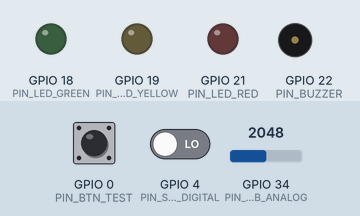
The sketch below on a simulated ESP32. Shown: output pins drawn as LEDs (lit = HIGH), buzzer (waves = sounding, pin HIGH). Inputs (shaded band) come from the test bench; at power-on: GPIO 34 (PIN_SENSOR_VIB_ANALOG) = 2048, GPIO 4 (PIN_SENSOR_VIB_DIGITAL) LOW, GPIO 0 (PIN_BTN_TEST) HIGH. WiFi joins after 1.5 s; servers stay silent unless stated; uploads are accepted with an empty reply; what the sketch prints to the serial monitor is not drawn.

Above: at 3.44 s.
4.0 s: GPIO 34 (PIN_SENSOR_VIB_ANALOG) set to 1269
7.5 s: GPIO 34 (PIN_SENSOR_VIB_ANALOG) set to 1175
At 9.8 s:
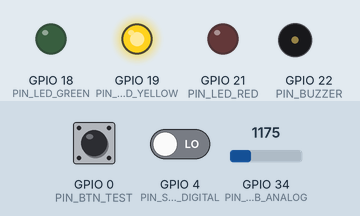
11.0 s: GPIO 4 (PIN_SENSOR_VIB_DIGITAL) driven HIGH
At 17.89 s:
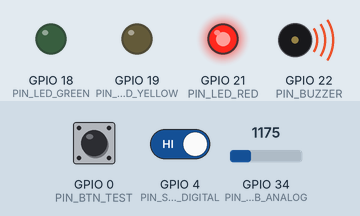
18.0 s: GPIO 4 (PIN_SENSOR_VIB_DIGITAL) driven LOW
At 20.4 s:
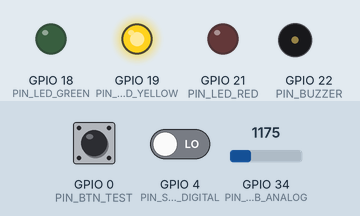
21.5 s: GPIO 34 (PIN_SENSOR_VIB_ANALOG) set to 436
24.2 s: GPIO 34 (PIN_SENSOR_VIB_ANALOG) set to 380
At 25.5 s:
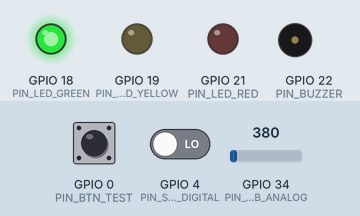
Timing chart, 0 to 27.1 s (numbered marks = the images above; inputs shaded):
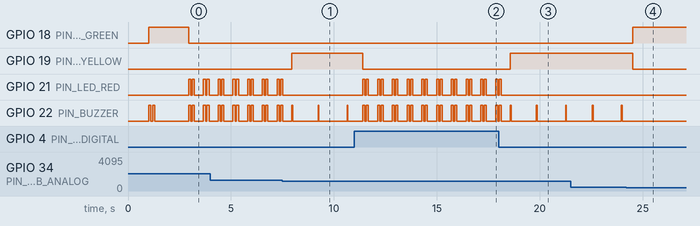

Measured:
- the behaviour switches between 1229 and 1228 on GPIO 34 (PIN_SENSOR_VIB_ANALOG) (found by bisection; images 0 and 1)
- the behaviour switches between 410 and 409 on GPIO 34 (PIN_SENSOR_VIB_ANALOG) (found by bisection; images 3 and 4)
- after the input at 7.5 s, GPIO 19 (PIN_LED_YELLOW): LOW → HIGH after 0.46 s; GPIO 21 (PIN_LED_RED): goes on until 7.5 s, then stays LOW
- after the input at 11.0 s, GPIO 19 (PIN_LED_YELLOW): HIGH → LOW after 0.40 s; GPIO 21 (PIN_LED_RED): LOW → HIGH after 0.40 s, then repeats every 0.72 s: LOW 0.07 s, HIGH 0.10 s, LOW 0.45 s, HIGH 0.10 s
- after the input at 18.0 s, GPIO 19 (PIN_LED_YELLOW): LOW → HIGH after 0.56 s; GPIO 21 (PIN_LED_RED): goes on until 18.1 s, then stays LOW
- after the input at 24.2 s, GPIO 18 (PIN_LED_GREEN): LOW → HIGH after 0.32 s; GPIO 19 (PIN_LED_YELLOW): HIGH → LOW after 0.32 s; GPIO 22 (PIN_BUZZER): stops changing and stays LOW
- by itself, GPIO 21 (PIN_LED_RED), GPIO 22 (PIN_BUZZER): repeats every 0.72 s: LOW 0.07 s, HIGH 0.10 s, LOW 0.45 s, HIGH 0.10 s

The sketch:

esp32_earthquake_detector.ino
```cpp
/*
 * =========================================================================================
 * SISTEM DETEKSI DINI GEMPA BUMI BERBASIS IOT - ESP32
 * Powered by PT Musang
 *
 * Deskripsi:
 * Firmware ESP32 untuk mendeteksi getaran seismik tanah/gedung secara real-time.
 * Mengaktifkan alarm fisik (Buzzer & Tri-Color LED) dan mengirimkan telemetri
 * data JSON ke Next.js Vercel Cloud Endpoint (/api/sensor).
 *
 * Payload API:
 * POST /api/sensor
 * Content-Type: application/json
 * {
 *   "status": "AMAN" | "WASPADA" | "BAHAYA",
 *   "nilai_getaran": 345
 * }
 * =========================================================================================
 */

#include <WiFi.h>
#include <HTTPClient.h>
#include <WiFiClientSecure.h>

// ==========================================
// 1. KONFIGURASI JARINGAN & SERVER
// ==========================================
const char* WIFI_SSID     = "NAMA_WIFI_ANDA";       // Ganti dengan SSID WiFi Anda
const char* WIFI_PASSWORD = "PASSWORD_WIFI_ANDA";   // Ganti dengan Password WiFi Anda

// Endpoint API Next.js (Dapat menggunakan domain Vercel atau IP lokal)
// Contoh Vercel: "https://pendeteksigempa.vercel.app/api/sensor"
// Contoh Lokal : "http://192.168.1.100:3000/api/sensor"
const char* API_ENDPOINT  = "https://pendeteksigempa.vercel.app/api/sensor";

// ==========================================
// 2. PIN DEFINITION (WIRING ESP32)
// ==========================================
#define PIN_SENSOR_VIB_ANALOG   34  // Pin Analog Sensor Getaran (ADC1 GPIO 34)
#define PIN_SENSOR_VIB_DIGITAL  4   // Pin Digital Sensor Getaran (SW-420, GPIO 4)
#define PIN_LED_GREEN           18  // LED Hijau: Status AMAN
#define PIN_LED_YELLOW          19  // LED Kuning: Status WASPADA
#define PIN_LED_RED             21  // LED Merah: Status BAHAYA
#define PIN_BUZZER              22  // Active / Passive Buzzer (GPIO 22)
#define PIN_BTN_TEST            0   // Built-in BOOT Button untuk simulasi/test

// ==========================================
// 3. AMBANG BATAS GETARAN (THRESHOLDS)
// ==========================================
const int THRESHOLD_WASPADA = 100; // Mulai waspada (getaran terdeteksi)
const int THRESHOLD_BAHAYA  = 300; // Peringatan darurat gempa kuat

// Interval pengiriman data normal (misal tiap 3 detik jika stabil)
const unsigned long INTERVAL_KIRIM_NORMAL = 3000;
// Interval sampling getaran (ms)
const unsigned long WINDOW_SAMPLING_MS    = 150;

// Variabel status & timing
unsigned long lastKirimTime = 0;
int lastSentStatusVal = -1;
String currentStatusStr = "AMAN";

// ==========================================
// 4. SETUP SISTEM
// ==========================================
void setup() {
  Serial.begin(115200);
  delay(1000);
  Serial.println(F("\n======================================================="));
  Serial.println(F("  PT MUSANG - SISTEM DETEKSI GEMPA BUMI ESP32 v1.0"));
  Serial.println(F("  緊急地震速報 (Earthquake Early Warning Firmware)"));
  Serial.println(F("======================================================="));

  // Inisialisasi Pin LED & Buzzer
  pinMode(PIN_LED_GREEN, OUTPUT);
  pinMode(PIN_LED_YELLOW, OUTPUT);
  pinMode(PIN_LED_RED, OUTPUT);
  pinMode(PIN_BUZZER, OUTPUT);
  pinMode(PIN_SENSOR_VIB_DIGITAL, INPUT);
  pinMode(PIN_BTN_TEST, INPUT_PULLUP);

  // Set default LED AMAN
  setLedStatus("AMAN");
  beep(100, 2); // Indikator boot siap

  // Hubungkan ke WiFi
  connectWiFi();
}

// ==========================================
// 5. LOOP UTAMA
// ==========================================
void loop() {
  // Cek koneksi WiFi
  if (WiFi.status() != WL_CONNECTED) {
    connectWiFi();
  }

  // 1. Baca nilai getaran tertinggi dalam sampling window
  int nilaiGetaran = sampleVibration();

  // Cek jika tombol TEST (BOOT GPIO 0) ditekan -> picu simulasi getaran bahaya
  if (digitalRead(PIN_BTN_TEST) == LOW) {
    Serial.println(F("[MANUAL TEST] Tombol test ditekan! Mensimulasikan getaran gempa..."));
    nilaiGetaran = 450;
    delay(200);
  }

  // 2. Evaluasi Tingkat Bahaya
  String statusGempa = "AMAN";
  if (nilaiGetaran >= THRESHOLD_BAHAYA) {
    statusGempa = "BAHAYA";
  } else if (nilaiGetaran >= THRESHOLD_WASPADA) {
    statusGempa = "WASPADA";
  } else {
    statusGempa = "AMAN";
  }

  currentStatusStr = statusGempa;

  // 3. Kontrol Indikator Fisik (LED & Buzzer Alarm)
  setLedStatus(statusGempa);

  if (statusGempa == "BAHAYA") {
    // Bunyikan alarm darurat sirine fisik titut-titut frekuensi tinggi
    bunyikanAlarmDarurat();
  } else if (statusGempa == "WASPADA") {
    // Peringatan tit singkat
    bunyikanPeringatanWaspada();
  } else {
    digitalWrite(PIN_BUZZER, LOW);
  }

  // 4. Pengiriman Data ke Cloud API Next.js Vercel
  // Segera kirim JIKA status berubah MENJADI BAHAYA, atau sudah mencapai interval normal
  unsigned long now = millis();
  bool statusBerubah = (statusGempa != "AMAN" && lastSentStatusVal != nilaiGetaran);
  bool waktuKirimTiba = (now - lastKirimTime >= INTERVAL_KIRIM_NORMAL);

  if (statusGempa == "BAHAYA" || statusBerubah || waktuKirimTiba) {
    kirimDataKeCloud(statusGempa, nilaiGetaran);
    lastKirimTime = now;
    lastSentStatusVal = nilaiGetaran;
  }

  delay(20);
}

// ==========================================
// 6. FUNGSI PEMBACAAN SENSOR GETARAN
// ==========================================
int sampleVibration() {
  unsigned long startMillis = millis();
  int peakVal = 0;
  int digitalPulseCount = 0;

  // Membaca sinyal analog peak-to-peak & pulsa digital dalam sampling window
  while (millis() - startMillis < WINDOW_SAMPLING_MS) {
    int analogVal = analogRead(PIN_SENSOR_VIB_ANALOG);
    // Standarisasi nilai ADC 12-bit (0-4095) diskalakan ke rentang getaran 0-1000
    int scaled = map(analogVal, 0, 4095, 0, 1000);
    if (scaled > peakVal) {
      peakVal = scaled;
    }

    // Periksa juga pulsa digital SW-420 jika terpasang
    if (digitalRead(PIN_SENSOR_VIB_DIGITAL) == HIGH) {
      digitalPulseCount++;
    }
    delay(2);
  }

  // Jika pulsa digital tinggi, tambahkan bobot getaran
  if (digitalPulseCount > 10) {
    int pulseEquivalent = digitalPulseCount * 15;
    if (pulseEquivalent > peakVal) {
      peakVal = pulseEquivalent;
    }
  }

  return peakVal;
}

// ==========================================
// 7. KONTROL INDIKATOR LED
// ==========================================
void setLedStatus(String status) {
  if (status == "BAHAYA") {
    digitalWrite(PIN_LED_GREEN, LOW);
    digitalWrite(PIN_LED_YELLOW, LOW);
    digitalWrite(PIN_LED_RED, HIGH);
  } else if (status == "WASPADA") {
    digitalWrite(PIN_LED_GREEN, LOW);
    digitalWrite(PIN_LED_YELLOW, HIGH);
    digitalWrite(PIN_LED_RED, LOW);
  } else {
    // AMAN
    digitalWrite(PIN_LED_GREEN, HIGH);
    digitalWrite(PIN_LED_YELLOW, LOW);
    digitalWrite(PIN_LED_RED, LOW);
  }
}

// ==========================================
// 8. KONTROL ALARM SUARA FISIK (BUZZER)
// ==========================================
void bunyikanAlarmDarurat() {
  // Sirine "titut-titut" darurat fisik cepat
  for (int i = 0; i < 2; i++) {
    digitalWrite(PIN_BUZZER, HIGH);
    digitalWrite(PIN_LED_RED, HIGH);
    delay(100);
    digitalWrite(PIN_BUZZER, LOW);
    digitalWrite(PIN_LED_RED, LOW);
    delay(70);
  }
}

void bunyikanPeringatanWaspada() {
  // Nada klik waspada berkala
  static unsigned long lastWaspadaBeep = 0;
  if (millis() - lastWaspadaBeep > 1200) {
    digitalWrite(PIN_BUZZER, HIGH);
    delay(40);
    digitalWrite(PIN_BUZZER, LOW);
    lastWaspadaBeep = millis();
  }
}

void beep(int ms, int times) {
  for (int i = 0; i < times; i++) {
    digitalWrite(PIN_BUZZER, HIGH);
    delay(ms);
    digitalWrite(PIN_BUZZER, LOW);
    if (i < times - 1) delay(80);
  }
}

// ==========================================
// 9. KONEKSI KE JARINGAN WIFI
// ==========================================
void connectWiFi() {
  if (WiFi.status() == WL_CONNECTED) return;

  Serial.print(F("[WiFi] Menghubungkan ke: "));
  Serial.println(WIFI_SSID);

  WiFi.mode(WIFI_STA);
  WiFi.begin(WIFI_SSID, WIFI_PASSWORD);

  int retries = 0;
  while (WiFi.status() != WL_CONNECTED && retries < 20) {
    delay(500);
    Serial.print(F("."));
    retries++;
  }

  if (WiFi.status() == WL_CONNECTED) {
    Serial.println(F("\n[WiFi] Terhubung berhasil!"));
    Serial.print(F("[WiFi] IP Address: "));
    Serial.println(WiFi.localIP());
  } else {
    Serial.println(F("\n[WiFi] Gagal terhubung. Melanjutkan dalam mode offline..."));
  }
}

// ==========================================
// 10. HTTP POST TELEMETRI KE NEXT.JS API
// ==========================================
void kirimDataKeCloud(String status, int nilaiGetaran) {
  if (WiFi.status() != WL_CONNECTED) {
    Serial.println(F("[HTTP] WiFi belum terhubung, pengiriman dibatalkan."));
    return;
  }

  HTTPClient http;
  WiFiClientSecure clientSecure;
  WiFiClient clientPlain;

  String endpoint = String(API_ENDPOINT);
  bool isHttps = endpoint.startsWith("https");

  if (isHttps) {
    // Lewatkan verifikasi SSL untuk koneksi IoT cepat
    clientSecure.setInsecure();
    http.begin(clientSecure, endpoint);
  } else {
    http.begin(clientPlain, endpoint);
  }

  http.addHeader("Content-Type", "application/json");
  http.setTimeout(4000);

  // Buat Payload JSON persis sesuai spesifikasi prompt:
  // { "status": "BAHAYA"|"WASPADA"|"AMAN", "nilai_getaran": 345 }
  String jsonPayload = "{\"status\":\"" + status + "\",\"nilai_getaran\":" + String(nilaiGetaran) + "}";

  Serial.print(F("[HTTP POST] Mengirim ke "));
  Serial.print(endpoint);
  Serial.print(F(" -> "));
  Serial.println(jsonPayload);

  int httpResponseCode = http.POST(jsonPayload);

  if (httpResponseCode > 0) {
    Serial.print(F("[HTTP] Response code: "));
    Serial.println(httpResponseCode);
    String response = http.getString();
    Serial.print(F("[HTTP] Body: "));
    Serial.println(response);
  } else {
    Serial.print(F("[HTTP] Error pengiriman: "));
    Serial.println(http.errorToString(httpResponseCode).c_str());
  }

  http.end();
}
```
